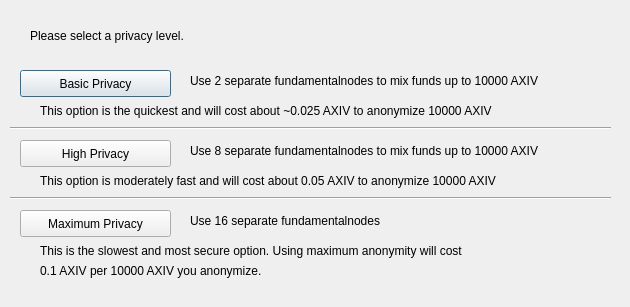
<?xml version="1.0" encoding="UTF-8"?>
<ui version="4.0">
 <class>ObfuscationConfig</class>
 <widget class="QDialog" name="ObfuscationConfig">
  <property name="geometry">
   <rect>
    <x>0</x>
    <y>0</y>
    <width>630</width>
    <height>307</height>
   </rect>
  </property>
  <property name="windowTitle">
   <string>Configure Obfuscation</string>
  </property>
  <widget class="QPushButton" name="buttonBasic">
   <property name="geometry">
    <rect>
     <x>20</x>
     <y>70</y>
     <width>151</width>
     <height>27</height>
    </rect>
   </property>
   <property name="text">
    <string>Basic Privacy</string>
   </property>
  </widget>
  <widget class="QPushButton" name="buttonHigh">
   <property name="geometry">
    <rect>
     <x>20</x>
     <y>140</y>
     <width>151</width>
     <height>27</height>
    </rect>
   </property>
   <property name="text">
    <string>High Privacy</string>
   </property>
  </widget>
  <widget class="QPushButton" name="buttonMax">
   <property name="geometry">
    <rect>
     <x>20</x>
     <y>210</y>
     <width>151</width>
     <height>27</height>
    </rect>
   </property>
   <property name="text">
    <string>Maximum Privacy</string>
   </property>
  </widget>
  <widget class="QLabel" name="label">
   <property name="geometry">
    <rect>
     <x>30</x>
     <y>20</y>
     <width>571</width>
     <height>31</height>
    </rect>
   </property>
   <property name="text">
    <string>Please select a privacy level.</string>
   </property>
  </widget>
  <widget class="QLabel" name="label_2">
   <property name="geometry">
    <rect>
     <x>190</x>
     <y>70</y>
     <width>421</width>
     <height>21</height>
    </rect>
   </property>
   <property name="text">
    <string>Use 2 separate fundamentalnodes to mix funds up to 10000 AXIV</string>
   </property>
  </widget>
  <widget class="QLabel" name="label_3">
   <property name="geometry">
    <rect>
     <x>190</x>
     <y>140</y>
     <width>411</width>
     <height>21</height>
    </rect>
   </property>
   <property name="text">
    <string>Use 8 separate fundamentalnodes to mix funds up to 10000 AXIV</string>
   </property>
  </widget>
  <widget class="QLabel" name="label_4">
   <property name="geometry">
    <rect>
     <x>190</x>
     <y>210</y>
     <width>421</width>
     <height>21</height>
    </rect>
   </property>
   <property name="text">
    <string>Use 16 separate fundamentalnodes</string>
   </property>
  </widget>
  <widget class="QLabel" name="label_6">
   <property name="geometry">
    <rect>
     <x>40</x>
     <y>100</y>
     <width>561</width>
     <height>21</height>
    </rect>
   </property>
   <property name="text">
    <string>This option is the quickest and will cost about ~0.025 AXIV to anonymize 10000 AXIV</string>
   </property>
  </widget>
  <widget class="QLabel" name="label_7">
   <property name="geometry">
    <rect>
     <x>40</x>
     <y>170</y>
     <width>561</width>
     <height>21</height>
    </rect>
   </property>
   <property name="text">
    <string>This option is moderately fast and will cost about 0.05 AXIV to anonymize 10000 AXIV</string>
   </property>
  </widget>
  <widget class="QLabel" name="label_8">
   <property name="geometry">
    <rect>
     <x>40</x>
     <y>240</y>
     <width>561</width>
     <height>21</height>
    </rect>
   </property>
   <property name="text">
    <string>This is the slowest and most secure option. Using maximum anonymity will cost</string>
   </property>
  </widget>
  <widget class="QLabel" name="label_9">
   <property name="geometry">
    <rect>
     <x>40</x>
     <y>260</y>
     <width>561</width>
     <height>21</height>
    </rect>
   </property>
   <property name="text">
    <string>0.1 AXIV per 10000 AXIV you anonymize.</string>
   </property>
  </widget>
  <widget class="Line" name="line">
   <property name="geometry">
    <rect>
     <x>10</x>
     <y>120</y>
     <width>601</width>
     <height>16</height>
    </rect>
   </property>
   <property name="orientation">
    <enum>Qt::Horizontal</enum>
   </property>
  </widget>
  <widget class="Line" name="line_2">
   <property name="geometry">
    <rect>
     <x>10</x>
     <y>190</y>
     <width>601</width>
     <height>16</height>
    </rect>
   </property>
   <property name="orientation">
    <enum>Qt::Horizontal</enum>
   </property>
  </widget>
 </widget>
 <resources/>
 <connections/>
</ui>
